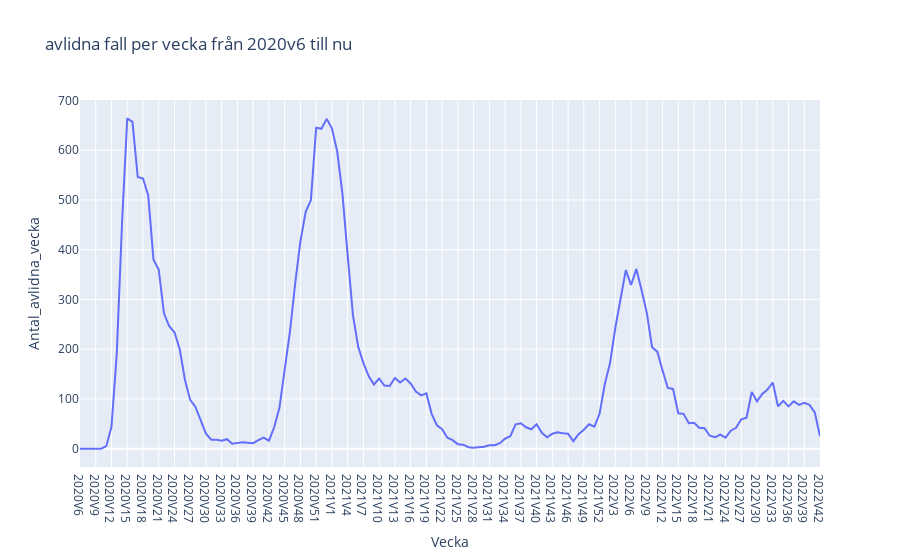

Here is the notebook cell this chart was saved with:
### Markdown cell above
##  c-f använd Plotly express

### Code cell
fig = px.line(
    df,
    x="Vecka",
    y="Antal_avlidna_vecka",
    
    title="avlidna fall per vecka från 2020v6 till nu",
    labels=dict(Vecka="Vecka", Antal_avlidna_vecka="Antal_avlidna_vecka")
)
fig.show()
fig.write_html("uppgift 1c.html", auto_open = True)

### Figure 1 — Plotly figure (JSON) as saved in the notebook; plotly's stock layout.template omitted (floating-point values rounded to 4 significant figures; data arrays with more than 128 entries replaced by an {"elided": "..."} marker saying what was removed)
{"data": [{"hovertemplate": "Vecka=%{x}<br>Antal_avlidna_vecka=%{y}<extra></extra>", "legendgroup": "", "line": {"color": "#636efa", "dash": "solid"}, "marker": {"symbol": "circle"}, "mode": "lines", "name": "", "orientation": "v", "showlegend": false, "type": "scatter", "x": {"elided": "142 str values"}, "xaxis": "x", "y": {"elided": "142 int values"}, "yaxis": "y"}], "layout": {"legend": {"tracegroupgap": 0}, "title": {"text": "avlidna fall per vecka från 2020v6 till nu"}, "xaxis": {"anchor": "y", "domain": [0, 1], "title": {"text": "Vecka"}}, "yaxis": {"anchor": "x", "domain": [0, 1], "title": {"text": "Antal_avlidna_vecka"}}}}
